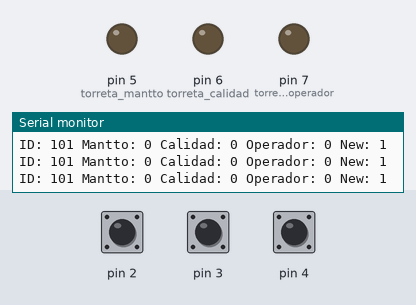
Bench run of a sketch on a simulated Arduino Uno, built with avr-gcc and run on an emulated ATmega328P. Parts: output pins drawn as LEDs (lit = HIGH), the last lines printed to the serial monitor. The inputs (shaded band) are chosen by the test bench; at power-on: pin 2 HIGH, pin 3 HIGH, pin 4 HIGH. No radio packets arrive unless stated.

Above: at 1.8 s.
1.9 s: pin 2 pulled LOW for 0.15 s
At 2.4 s:
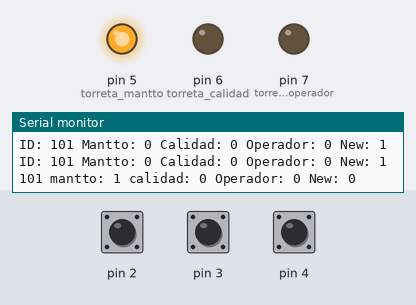
3.5 s: pin 3 pulled LOW for 0.15 s
At 4.7 s:
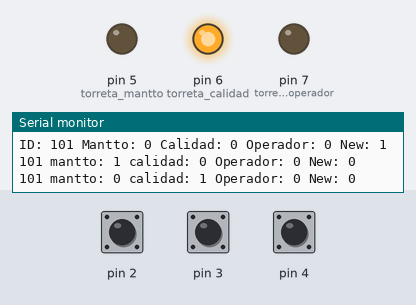
5.1 s: pin 4 pulled LOW for 0.15 s
At 6.0 s:
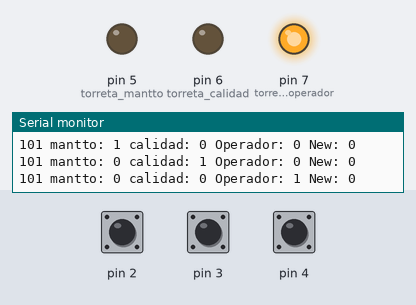
6.7 s: pin 4 pulled LOW for 1 s
At 7.2 s:
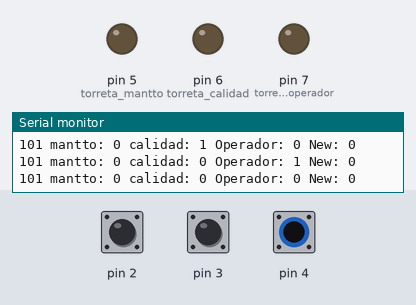
9.2 s: pin 4 pulled LOW for 3.2 s
At 10.4 s:
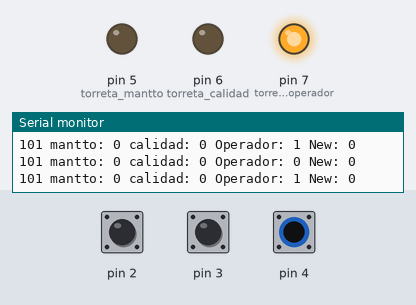
Timing chart, 0 to 12.2 s (numbered marks = the images above; inputs shaded):
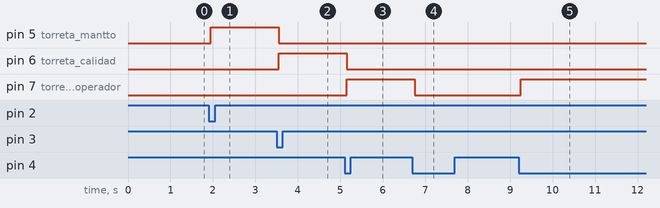

Measured:
- after the input at 1.9 s, pin 5 (torreta_mantto): LOW → HIGH after 0.05 s
- after the input at 3.5 s, pin 5 (torreta_mantto): HIGH → LOW after 0.05 s; pin 6 (torreta_calidad): LOW → HIGH after 0.05 s
- after the input at 5.1 s, pin 6 (torreta_calidad): HIGH → LOW after 0.05 s; pin 7 (torreta_operador): LOW → HIGH after 0.05 s
- after the input at 6.7 s, pin 7 (torreta_operador): HIGH → LOW after 0.05 s
- after the input at 9.2 s, pin 7 (torreta_operador): LOW → HIGH after 0.05 s

The sketch:

transmitir.ino
```cpp
#include <SPI.h>
#include <nRF24L01.h>
#include <RF24.h>
#include "printf.h"

//Declaremos los pines CE y el CSN
#define CE_PIN 9
#define CSN_PIN 10

//Variable con la dirección del canal por donde se va a transmitir
byte direccion[5] ={'c','a','n','a','l'};

//creamos el objeto radio (NRF24L01)
RF24 radio(CE_PIN, CSN_PIN);

const int ID_machine = 101;

//vector con los datos a enviar
int datos[5] = {ID_machine, 0, 0, 0, 0};

int value_btn_mantto = 0;
int value_btn_calidad = 0;
int value_btn_operador = 0;

int tiempo_inicio = 0;
int tiempo_final = 0;
int total = 0;

bool band_btn_mantto = false;
bool band_btn_calidad = false;
bool band_btn_operador = false;
bool ok = false;

bool band_connection = false;


int estado_act_btn_mantto;
int estado_ant_btn_mantto;
unsigned long temporizador_mantto;

int estado_act_btn_calidad;
int estado_ant_btn_calidad;
unsigned long temporizador_calidad;

int estado_act_btn_operador;
int estado_ant_btn_operador;
unsigned long temporizador_operador;

unsigned long tiemporebote = 50;

int torreta_mantto = 5;
int torreta_calidad = 6;
int torreta_operador = 7;

void setup() {
  printf_begin();
  //inicializamos el NRF24L01
  radio.begin();

//Abrimos un canal de escritura
 radio.openWritingPipe(direccion);

  Serial.begin(9600);   //iniciar puerto serie
  pinMode(2, INPUT_PULLUP);
  pinMode(3, INPUT_PULLUP);
  pinMode(4, INPUT_PULLUP);

  pinMode(torreta_mantto, OUTPUT);
  pinMode(torreta_calidad, OUTPUT);
  pinMode(torreta_operador, OUTPUT);

  estado_act_btn_mantto = HIGH;
  estado_ant_btn_mantto = HIGH;

  estado_act_btn_calidad = HIGH;
  estado_ant_btn_calidad = HIGH;

  estado_act_btn_operador = HIGH;
  estado_ant_btn_operador = HIGH;
}

void loop(){
  if (band_connection == false)
  {
    for (int i=0; i<10; i++)
    {
      datos[4] = 1;
      Serial.println("ID: " + (String)datos[0] + " Mantto: " + (String)datos[1] + " Calidad: " + (String)datos[2] + " Operador: " +(String)datos[3] + " New: " + (String)datos[4]);
      radio.write(datos, sizeof(datos));
      delay(100);
    }
    band_connection = true;
  }

  value_btn_mantto = digitalRead(2);
  value_btn_calidad = digitalRead(3);
  value_btn_operador = digitalRead(4);


 /*
 + BOTON MANTENIMIENTO
 */
  if ( estado_act_btn_mantto == value_btn_mantto )
  {
    temporizador_mantto = 0;
  }
  else
  {
    if ( temporizador_mantto == 0 ) {
      temporizador_mantto = millis();
    }
    else
    {
      if ( millis()-temporizador_mantto > tiemporebote ) {
          estado_act_btn_mantto = !estado_act_btn_mantto;
        }
     }

  if ( estado_ant_btn_mantto == HIGH && estado_act_btn_mantto == LOW )
  {
    band_btn_mantto = true;
    if(datos[1] == 1)
      {
        datos[1] = 0;
        digitalWrite(torreta_mantto, LOW);
      }
      else{
        datos[1] = 1;
        digitalWrite(torreta_mantto, HIGH);

        datos[2] = 0;
        datos[3] = 0;
        digitalWrite(torreta_calidad, LOW);
        digitalWrite(torreta_operador, LOW);
      }
  }
  estado_ant_btn_mantto = estado_act_btn_mantto;
}

/*
 + BOTON CALIDAD
 */
if ( estado_act_btn_calidad == value_btn_calidad )
  {
    temporizador_calidad = 0;
  }
  else
  {
    if ( temporizador_calidad == 0 ) {
      temporizador_calidad = millis();
    }
    else
    {
      if ( millis()-temporizador_calidad > tiemporebote ) {
          estado_act_btn_calidad = !estado_act_btn_calidad;
        }
     }

  if ( estado_ant_btn_calidad == HIGH && estado_act_btn_calidad == LOW )
  {
    band_btn_calidad = true;
    if(datos[2] == 1)
      {
        datos[2] = 0;
        digitalWrite(torreta_calidad, LOW);
      }
      else{
        datos[2] = 1;
        digitalWrite(torreta_calidad, HIGH);

        datos[1] = 0;
        datos[3] = 0;
        digitalWrite(torreta_mantto, LOW);
        digitalWrite(torreta_operador, LOW);
      }
  }
  estado_ant_btn_calidad = estado_act_btn_calidad;
}

/*
 + BOTON OPERADOR
 */
  if ( estado_act_btn_operador == value_btn_operador )
  {
    temporizador_operador = 0;
  }
  else
  {
    if ( temporizador_operador == 0 ) {
      temporizador_operador = millis();
    }
    else
    {
      if ( millis()-temporizador_operador > tiemporebote ) {
          estado_act_btn_operador = !estado_act_btn_operador;
        }
     }

  if ( estado_ant_btn_operador == HIGH && estado_act_btn_operador == LOW )
  {
    band_btn_operador = true;
    if(datos[3] == 1)
      {
        datos[3] = 0;
        digitalWrite(torreta_operador, LOW);
      }
      else{
        datos[3] = 1;
        digitalWrite(torreta_operador, HIGH);

        datos[1] = 0;
        datos[2] = 0;
        digitalWrite(torreta_calidad, LOW);
        digitalWrite(torreta_mantto, LOW);
      }
  }
  estado_ant_btn_operador = estado_act_btn_operador;
}

  if (band_btn_mantto == true || band_btn_calidad == true || band_btn_operador == true)
  {
    while(ok == false)
    {
      datos[4] = 0;
      ok = radio.write(datos, sizeof(datos));
      if(ok == true)
      {
        Serial.println((String)datos[0] + " mantto: " + (String)datos[1] + " calidad: " + (String)datos[2] + " Operador: " + (String)datos[3] + " New: " + (String)datos[4]);
      }
      delay(10);
    }


    ok = false;
    band_btn_mantto = false;
    band_btn_calidad = false;
    band_btn_operador = false;
    value_btn_mantto = 0;
    value_btn_calidad = 0;
    value_btn_operador = 0;
  }
}
```
